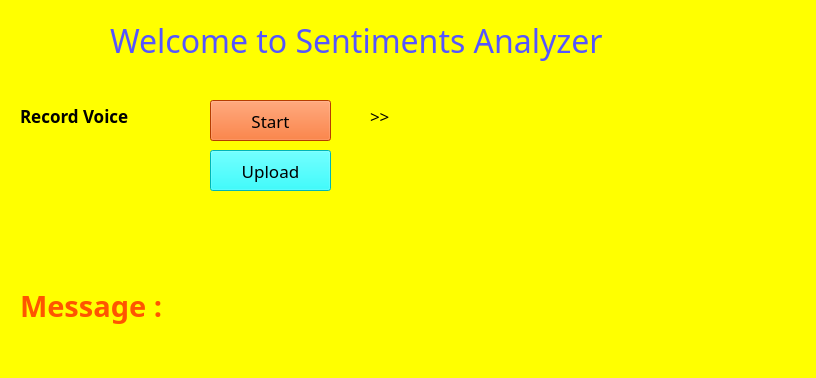
<?xml version="1.0" encoding="UTF-8"?>
<ui version="4.0">
 <class>VoiceRecognitionWidget</class>
 <widget class="QWidget" name="VoiceRecognitionWidget">
  <property name="geometry">
   <rect>
    <x>0</x>
    <y>0</y>
    <width>816</width>
    <height>378</height>
   </rect>
  </property>
  <property name="minimumSize">
   <size>
    <width>800</width>
    <height>300</height>
   </size>
  </property>
  <property name="windowTitle">
   <string>Form</string>
  </property>
  <widget class="QLabel" name="label">
   <property name="geometry">
    <rect>
     <x>20</x>
     <y>100</y>
     <width>161</width>
     <height>31</height>
    </rect>
   </property>
   <property name="font">
    <font>
     <family>Ubuntu Condensed</family>
     <pointsize>13</pointsize>
     <weight>75</weight>
     <bold>true</bold>
    </font>
   </property>
   <property name="text">
    <string>Record Voice</string>
   </property>
  </widget>
  <widget class="QLabel" name="msglbl">
   <property name="geometry">
    <rect>
     <x>20</x>
     <y>280</y>
     <width>580</width>
     <height>51</height>
    </rect>
   </property>
   <property name="font">
    <font>
     <family>Segoe UI Variable Text</family>
     <pointsize>22</pointsize>
     <weight>75</weight>
     <bold>true</bold>
    </font>
   </property>
   <property name="styleSheet">
    <string notr="true">color: rgb(255, 85, 0);</string>
   </property>
   <property name="text">
    <string>Message : </string>
   </property>
  </widget>
  <widget class="QPushButton" name="startbtn">
   <property name="geometry">
    <rect>
     <x>210</x>
     <y>100</y>
     <width>121</width>
     <height>41</height>
    </rect>
   </property>
   <property name="font">
    <font>
     <family>Ubuntu Condensed</family>
     <pointsize>13</pointsize>
    </font>
   </property>
   <property name="styleSheet">
    <string notr="true">background-color: rgb(255, 85, 0);</string>
   </property>
   <property name="text">
    <string>Start</string>
   </property>
  </widget>
  <widget class="QLabel" name="remlbl">
   <property name="geometry">
    <rect>
     <x>370</x>
     <y>90</y>
     <width>461</width>
     <height>51</height>
    </rect>
   </property>
   <property name="font">
    <font>
     <family>Ubuntu Condensed</family>
     <pointsize>13</pointsize>
    </font>
   </property>
   <property name="text">
    <string>&gt;&gt; </string>
   </property>
  </widget>
  <widget class="QPushButton" name="uploadbtn">
   <property name="geometry">
    <rect>
     <x>210</x>
     <y>150</y>
     <width>121</width>
     <height>41</height>
    </rect>
   </property>
   <property name="font">
    <font>
     <family>Ubuntu Condensed</family>
     <pointsize>13</pointsize>
    </font>
   </property>
   <property name="styleSheet">
    <string notr="true">background-color: rgb(0, 255, 255);</string>
   </property>
   <property name="text">
    <string>Upload</string>
   </property>
  </widget>
  <widget class="QLabel" name="label_2">
   <property name="geometry">
    <rect>
     <x>110</x>
     <y>10</y>
     <width>621</width>
     <height>61</height>
    </rect>
   </property>
   <property name="maximumSize">
    <size>
     <width>621</width>
     <height>61</height>
    </size>
   </property>
   <property name="font">
    <font>
     <family>Segoe UI Semibold</family>
     <pointsize>24</pointsize>
     <weight>7</weight>
     <italic>false</italic>
     <bold>false</bold>
    </font>
   </property>
   <property name="styleSheet">
    <string notr="true">color: rgb(85, 85, 255);
font: 63 24pt &quot;Segoe UI Semibold&quot;;</string>
   </property>
   <property name="text">
    <string>Welcome to Sentiments Analyzer</string>
   </property>
  </widget>
  <widget class="QLabel" name="label_3">
   <property name="geometry">
    <rect>
     <x>-140</x>
     <y>-10</y>
     <width>991</width>
     <height>451</height>
    </rect>
   </property>
   <property name="styleSheet">
    <string notr="true">background-color: rgb(255, 255, 0);</string>
   </property>
   <property name="text">
    <string/>
   </property>
  </widget>
  
  <zorder>label_3</zorder>
  <zorder>label</zorder>
  <zorder>msglbl</zorder>
  <zorder>startbtn</zorder>
  <zorder>remlbl</zorder>
  <zorder>uploadbtn</zorder>
  <zorder>label_2</zorder>
  
 </widget>
 <resources>
  <include location="D:/Testing/sound.qrc"/>
 </resources>
 <connections/>
</ui>
